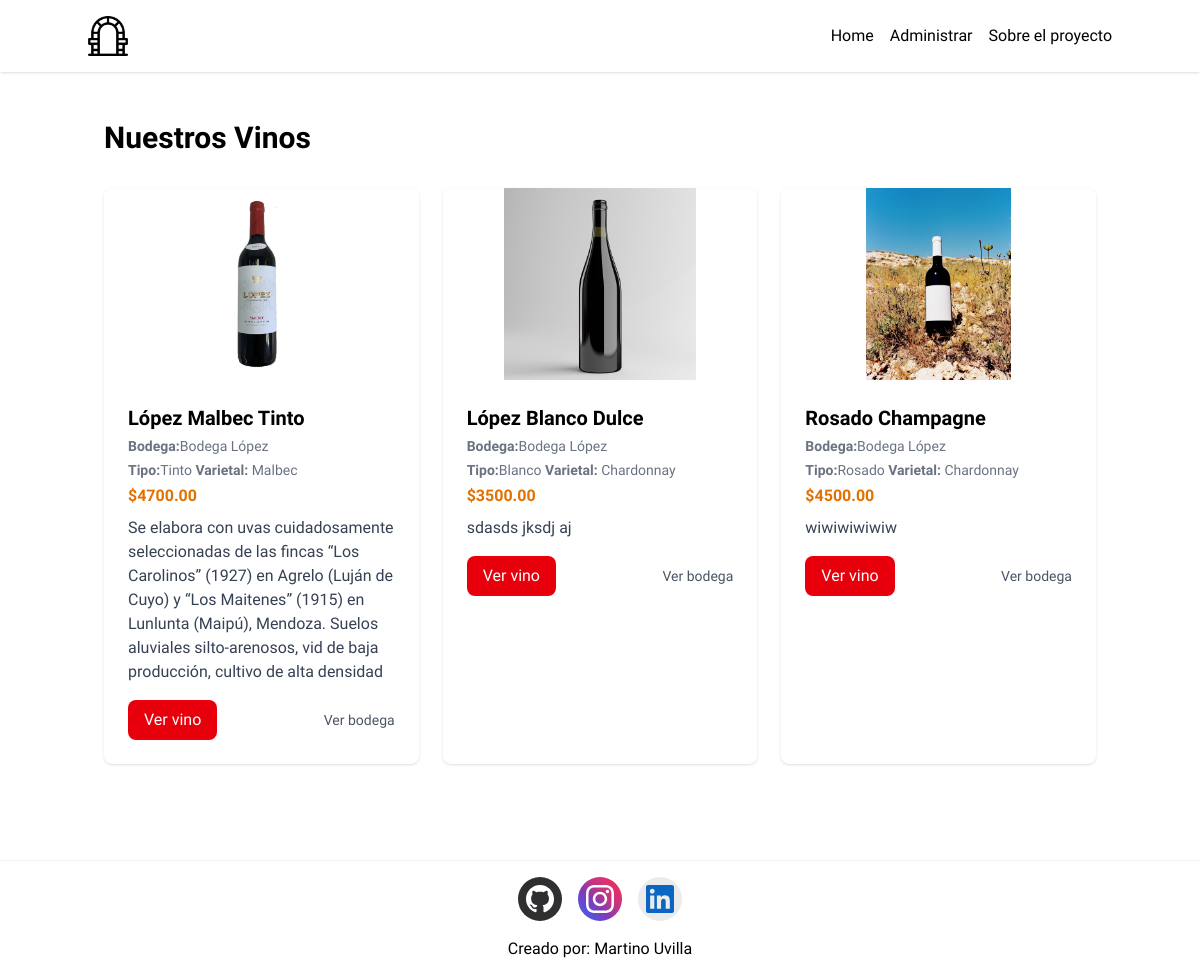
/vinos_lista/, run on an earlier commit of the app's database.
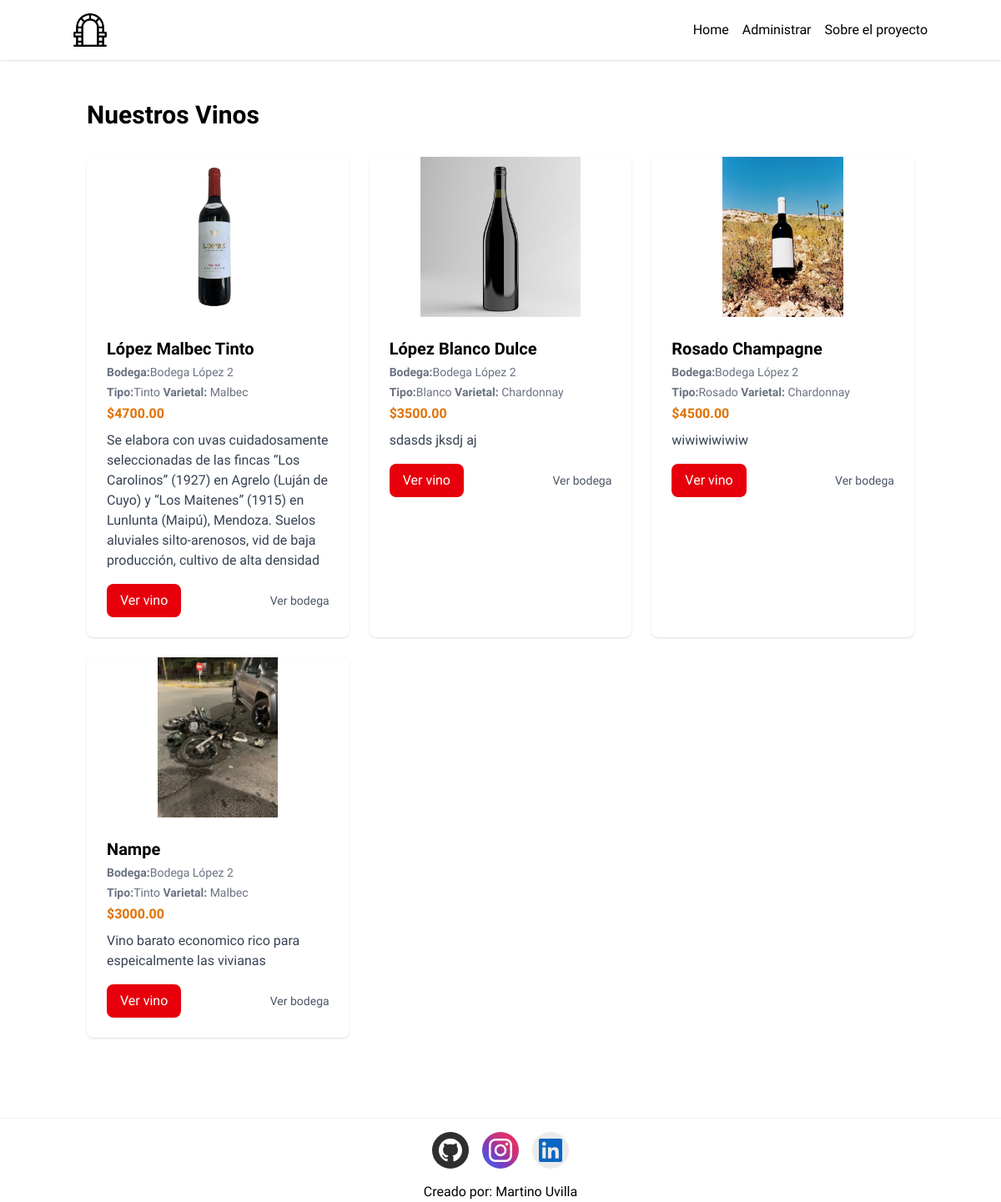
And on a later commit of the database.
### bodegaApp/models.py (models this page shows, shortened)
class Vino(models.Model):
    CHOICES = [
        ('Tinto', 'Tinto'),
        ('Blanco', 'Blanco'),
        ('Rosado', 'Rosado'),
        ('Espumoso', 'Espumoso'),]
    id = models.AutoField(primary_key=True)
    nombre = models.CharField(max_length=200,verbose_name="Nombre")
    bodega = models.ForeignKey(Bodega, on_delete=models.CASCADE,verbose_name="Bodega",related_name="vinos")
    tipo = models.CharField(max_length=20,choices=CHOICES,verbose_name="Tipo")
    varietal = models.CharField(max_length=100,verbose_name="Varietal")
    precio = models.DecimalField(max_digits=6, decimal_places=2,verbose_name="Precio")
    descripcion = models.TextField(verbose_name="Descripción")
    imagen = models.ImageField(upload_to='imagenes/',verbose_name="Imagen")

class Bodega(models.Model):
    id = models.AutoField(primary_key=True)
    nombre = models.CharField(max_length=200,verbose_name="Nombre")
    direccion = models.CharField(max_length=300,verbose_name="Dirección")
    descripcion = models.TextField(verbose_name="Descripción")
    telefono = models.CharField(max_length=20,verbose_name="Teléfono")
    email = models.EmailField(verbose_name="Email")
    ubicacion = models.CharField(max_length=200,verbose_name="Ubicación")
    imagen = models.ImageField(upload_to='imagenes/',verbose_name="Imagen")
    sitio = models.URLField(verbose_name="Sitio web",blank=True)
    def __str__(self):
        return self.nombre

### bodegaApp/views.py (the view)
# urls.py: path('vinos_lista/', vinos_lista, name='vinos_lista'),
def vinos_lista(request):
    vinos = Vino.objects.all() #Traemos todos los vinos de la base de datos
    return render(request, 'vinos.html', {'vinos': vinos})

### bodegaApp/templates/vinos.html (shortened to what this page needs)
{% extends 'base.html' %}
{% load static %}
{% block content %}
  <section class="container px-4 py-12 mx-auto">
  <h1 class="mb-8 text-3xl font-bold">Nuestros Vinos</h1>
  <div class="grid grid-cols-1 gap-6 sm:grid-cols-2 lg:grid-cols-3">
    {% for vino in vinos %}
    <article class="overflow-hidden bg-white rounded-lg shadow">
      {% if vino.imagen%}
      <img src="{{ vino.imagen.url }}" alt="{{ vino.nombre }}" class="object-contain w-full h-48" />
      {% else %}
      <img src="{% static 'img/botella2.png' %}" alt="Vino Malbec" class="object-cover w-full h-48" />
      {% endif %}
      <div class="p-6">
        <h2 class="mb-1 text-xl font-semibold">{{ vino.nombre }}</h2>
        <p class="mb-1 text-sm text-gray-500"><strong>Bodega:</strong>{{ vino.bodega }}</p>
        <p class="mb-1 text-sm text-gray-500"><strong>Tipo:</strong>{{ vino.get_tipo_display }}  <strong>Varietal:</strong> {{ vino.varietal }}</p>
        <p class="mb-2 font-semibold text-amber-600">${{ vino.precio }}</p>
        <p class="mb-4 text-gray-700"> {{ vino.descripcion}} </p>
        <div class="flex items-center justify-between">
          <a href="{% url "vino_detalle" vino.id %}" class="inline-block px-4 py-2 text-white bg-red-600 rounded-lg hover:bg-red-700">Ver vino</a>
          <a href="{% url "bodega_detalle" vino.bodega.id %}" class="text-sm text-gray-600 hover:underline">Ver bodega</a>
        </div>
      </div>
    </article>
    {% endfor %}
  </div>
</section>
{% endblock %}

What changed in the data, as far as the page shows it:
changed through a linked row, Vino "López Malbec Tinto": bodega "Bodega López" → "Bodega López 2"
changed through a linked row, Vino "López Blanco Dulce": bodega "Bodega López" → "Bodega López 2"
changed through a linked row, Vino "Rosado Champagne": bodega "Bodega López" → "Bodega López 2"
added Vino: imagen (picture), nombre "Nampe", bodega "Bodega López 2", tipo "Tinto", varietal "Malbec", precio "3000.00", descripcion "Vino barato economico rico para espeicalmente las vivianas"
